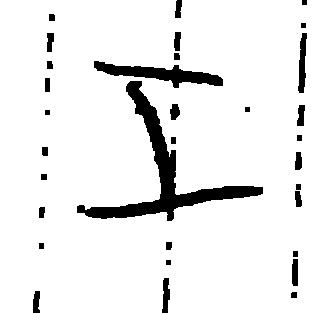
#> input picture datacentric_competition_v2/data/train/i/abc62d74-ce5d-11eb-b317-38f9d35ea60f.png, 330 x 313 px; its folder holds only this picture in this run
$ python train_batch_augmentation_v3.py
#> lines starting #> are read from the running program, lines starting #| are printed output that depends on the picture; after the words box and inside, x2 and y2 are one past the last pixel; in counts of white or black regions, pixels touching at a corner belong together
from glob import glob
import os
import cv2
import numpy as np
import random
import matplotlib.pyplot as plt
import tensorflow as tf
from PIL import Image, ImageOps
from random import shuffle


class BatchAugmentation:
    """ do batch augmentation on data-centric dataset """
    digits_list = ['i', 'ii', 'iii', 'iv', 'v', 'vi', 'vii', 'viii', 'ix', 'x']

    def __init__(self, parent_dir):
        self.parent_dir = parent_dir
        self.src_images, self.src_images_path_dict = self._set_up()

    def _set_up(self):
        train_path = os.path.join(self.parent_dir, 'train')
        src_images = glob(os.path.join(train_path, '*', '*f.png'))
        src_images_path_dict = {}
        for i in self.digits_list:
            src_images_path_dict[i] = glob(os.path.join(train_path, i, '*f.png'))
        return src_images, src_images_path_dict

    def __call__(self, *args, **kwargs):
        shuffle(self.src_images)
        for kk, vv in self.src_images_path_dict.items():
            if kk != 'i' and kk != 'ii' and kk != 'iii':
                continue
            print(f'processing {kk}')
            if kk in ['i', 'ii', 'iii', 'x']:
                # random do the augmentation - mirror, fliph, rotate, invert, crop, morphological, edge, noise, add_dot_lines
                method_list = [f"augment_{i}" for i in ['add_dot_lines', 'crop', 'fliph', 'fliplr', 'invert', 'mor', 'rotate']]
                for each_vv in vv[:30]:
                    selected_method = random.sample(method_list, k=random.choice([3, 4]))
                    #selected_method = random.sample(method_list, k=random.choice([2, 3, 4]))
                    for mm in selected_method:
                        self.__getattribute__(mm)(each_vv)

            elif kk in ['iv']:
                # random do the augmentation - iv enrich vi, rotate, invert, crop, morphological, edge, noise, add_dot_lines
                method_list = [f"augment_{i}" for i in ['add_dot_lines', 'crop', 'iv_enrich_vi', 'invert', 'mor', 'rotate']]
                for each_vv in vv:
                    selected_method = random.sample(method_list, k=random.choice([3, 4]))
                    for mm in selected_method:
                        self.__getattribute__(mm)(each_vv)

            elif kk in ['vi']:
                # random do the augmentation - vi enrich iv, rotate, invert, crop, morphological, edge, noise, add_dot_lines
                method_list = [f"augment_{i}" for i in ['add_dot_lines', 'crop', 'vi_enrich_iv', 'invert', 'mor', 'rotate']]
                for each_vv in vv:
                    selected_method = random.sample(method_list, k=random.choice([3, 4]))
                    for mm in selected_method:
                        self.__getattribute__(mm)(each_vv)

            elif kk in ['v']:
                # random do the augmentation - fliplr, rotate, invert, crop, morphological, edge, noise, add_dot_lines
                method_list = [f"augment_{i}" for i in ['add_dot_lines', 'crop', 'fliplr', 'invert', 'mor', 'rotate']]
                for each_vv in vv:
                    selected_method = random.sample(method_list, k=random.choice([3, 4]))
                    for mm in selected_method:
                        self.__getattribute__(mm)(each_vv)

            elif kk in ['vii', 'viii']:
                # random do the augmentation - rotate, invert, crop, morphological, edge, noise, add_dot_lines
                method_list = [f"augment_{i}" for i in ['add_dot_lines', 'crop', 'invert', 'mor', 'noise', 'rotate']]
                for each_vv in vv:
                    selected_method = random.sample(method_list, k=random.choice([3, 4]))
                    for mm in selected_method:
                        self.__getattribute__(mm)(each_vv)
            elif kk in ['ix']:
                # random do the augmentation - rotate, invert, crop, morphological, edge, noise, add_dot_lines, fliph
                method_list = [f"augment_{i}" for i in ['fliph', 'add_dot_lines', 'crop', 'invert', 'mor', 'noise', 'rotate']]
                for each_vv in vv:
                    selected_method = random.sample(method_list, k=random.choice([3, 4]))
                    for mm in selected_method:
                        self.__getattribute__(mm)(each_vv)
#> this loop made 10 passes
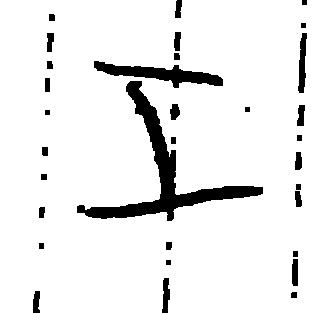
#> input picture datacentric_competition_v2/data/train/i/abc62d74-ce5d-11eb-b317-38f9d35ea60f.png, 330 x 313 px
#> pass 1, in augment_fliplr, `img_aug = ImageOps.mirror(img_)`:
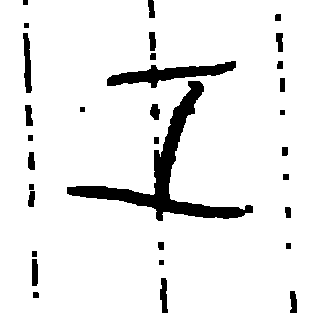
#> img_aug: PIL image 330x313 L; values 64 (black) and 255 (white), 92.4% white; 32 black regions, largest, box (x1, y1, x2, y2) and area: (67, 81, 253, 221) 4123, (107, 61, 236, 88) 1430, (23, 33, 32, 93) 352
#> pass 1, in augment_mor, `img_aug = 255 - cv2.dilate(255 - img_, kernel=np.ones((3, 3), dtype=np..`:
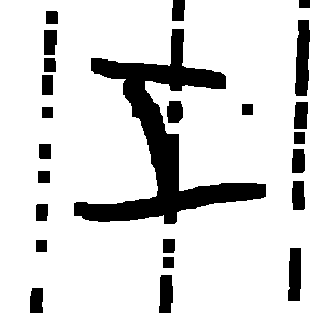
#> img_aug: shape (313, 330); values 64 (black) and 255 (white), 84.9% white; 24 black regions, largest, box (x1, y1, x2, y2) and area: (74, 29, 266, 224) 9469, (295, 20, 310, 96) 920, (288, 248, 301, 301) 620
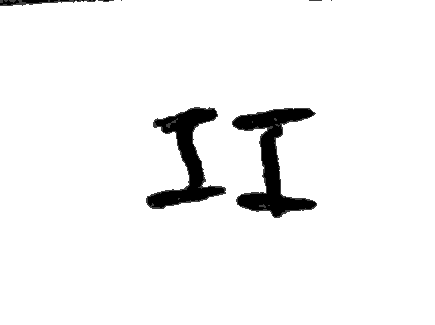
#> input picture datacentric_competition_v2/data/train/ii/ab304dcc-ce5d-11eb-b317-38f9d35ea60f.png, 435 x 325 px
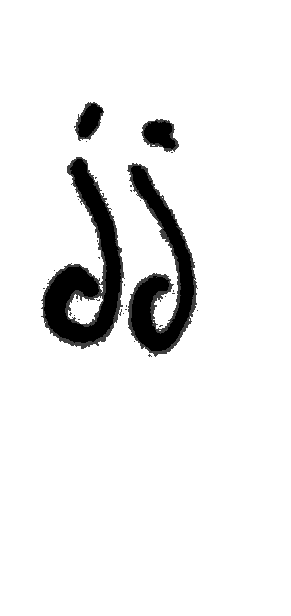
#> input picture datacentric_competition_v2/data/train/ii/ab38bd5e-ce5d-11eb-b317-38f9d35ea60f.png, 291 x 616 px
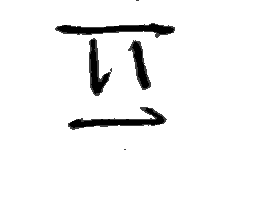
#> input picture datacentric_competition_v2/data/train/ii/ab836a8e-ce5d-11eb-b317-38f9d35ea60f.png, 279 x 201 px


    @staticmethod
    def augment_add_dot_lines(src_img):
        print(f'processing -> {src_img}')
        aug_method = 'dot_lines'
        img = Image.open(src_img)
        img_ = np.array(img)
        flag = np.random.randint(2)

        random_count = np.random.randint(10) + 2

        random_row = np.random.randint(img_.shape[0])
        random_col = np.random.randint(img_.shape[1])
        start_point = 30
        random_row = int(random_row/img_.shape[0] * (img_.shape[0] - start_point * 2) + start_point)
        random_col = int(random_col/img_.shape[1] * (img_.shape[1] - start_point * 2) + start_point)
        if flag == 1:
            for idx in range(random_count):
                thickness = np.random.randint(low=3, high=10)
                line_line_distance = np.random.randint(low=10, high=20)
                img_[(random_row + idx * line_line_distance): (random_row + idx * line_line_distance + thickness), ::3] = 0
        else:
            for idx in range(random_count):
                thickness = np.random.randint(low=3, high=10)
                line_line_distance = np.random.randint(low=10, high=20)
                img_[::3, (random_col + idx * line_line_distance): (random_col + idx * line_line_distance + thickness)] = 0
        img_aug = Image.fromarray(img_, mode="L")
        img_name = os.path.basename(src_img)
        tar_img_name = img_name.split('.')[0] + f"_{aug_method}.png"
        tar_img_path = os.path.join(os.path.dirname(src_img), tar_img_name)
        if not os.path.exists(tar_img_path):
            img_aug.save(tar_img_path)

    # [17 lines left out: function augment_noise, not called in this run]

    @staticmethod
    def augment_crop(src_img):
        print(f'processing -> {src_img}')
        aug_method = 'crop'
        img_ = Image.open(src_img)
        img_ = 255 - np.array(img_)
        mask = (img_ != 0)
        x_min, y_min = np.argwhere(mask).min(axis=0)
        x_max, y_max = np.argwhere(mask).max(axis=0)
        img_aug = Image.fromarray(255 - img_[x_min: x_max, y_min: y_max], mode="L")
        img_name = os.path.basename(src_img)
        tar_img_name = img_name.split('.')[0] + f"_{aug_method}.png"
        tar_img_path = os.path.join(os.path.dirname(src_img), tar_img_name)
        if not os.path.exists(tar_img_path):
            img_aug.save(tar_img_path)

    @staticmethod
    def augment_fliplr(src_img):
        print(f'processing -> {src_img}')
        aug_method = 'mirror'
        img_ = Image.open(src_img)
        img_aug = ImageOps.mirror(img_)
        img_name = os.path.basename(src_img)
        tar_img_name = img_name.split('.')[0] + f"_{aug_method}.png"
        tar_img_path = os.path.join(os.path.dirname(src_img), tar_img_name)
        if not os.path.exists(tar_img_path):
            img_aug.save(tar_img_path)

    @staticmethod
    def augment_fliph(src_img):
        print(f'processing -> {src_img}')
        aug_method = 'fliph'
        img_ = Image.open(src_img)
        img_aug = ImageOps.flip(img_)
        img_name = os.path.basename(src_img)
        tar_img_name = img_name.split('.')[0] + f"_{aug_method}.png"
        tar_img_path = os.path.join(os.path.dirname(src_img), tar_img_name)
        if not os.path.exists(tar_img_path):
            img_aug.save(tar_img_path)

    # [21 lines left out: function augment_rotate, not called in this run]

    @staticmethod
    def augment_invert(src_img):
        print(f'processing -> {src_img}')
        aug_method = "invert"
        img_ = cv2.imread(src_img, cv2.IMREAD_GRAYSCALE)
        # run the augmentation
        img_aug = 255 - img_
        # img_aug = BatchAugmentation.convert(img_aug)

        img_name = os.path.basename(src_img)
        tar_img_name = img_name.split('.')[0] + f"_{aug_method}.png"
        tar_img_path = os.path.join(os.path.dirname(src_img), tar_img_name)
        if not os.path.exists(tar_img_path):
            cv2.imwrite(tar_img_path, img_aug)

    @staticmethod
    def augment_mor(src_img):
        print(f'processing -> {src_img}')
        aug_method = "morphological"
        img_ = cv2.imread(src_img, cv2.IMREAD_GRAYSCALE)

        # run the augmentation
        img_aug = 255 - cv2.dilate(255 - img_, kernel=np.ones((3, 3), dtype=np.int8), iterations=3)
        # img_aug = BatchAugmentation.convert(img_aug)

        img_name = os.path.basename(src_img)
        tar_img_name = img_name.split('.')[0] + f"_{aug_method}.png"
        tar_img_path = os.path.join(os.path.dirname(src_img), tar_img_name)
        if not os.path.exists(tar_img_path):
            cv2.imwrite(tar_img_path, img_aug)

    # [62 lines left out: functions augment_iv_enrich_vi, augment_vi_enrich_iv, augment_x, convert, augment_edge, not called in this run]


if __name__ == "__main__":
    batch_aug = BatchAugmentation(parent_dir="D:/datacentric_demo/data")
    batch_aug()
